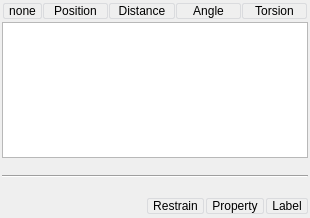
<?xml version="1.0" encoding="UTF-8"?>
<ui version="4.0">
 <class>GeometryWorkPanel</class>
 <widget class="QWidget" name="GeometryWorkPanel">
  <property name="geometry">
   <rect>
    <x>0</x>
    <y>0</y>
    <width>310</width>
    <height>218</height>
   </rect>
  </property>
  <property name="windowTitle">
   <string>Geometry</string>
  </property>
  <property name="windowIcon">
   <iconset>
    <normaloff>:/images/StandardWP/geom_measure.png</normaloff>:/images/StandardWP/geom_measure.png</iconset>
  </property>
  <property name="styleSheet">
   <string notr="true"> QPushButton {
     border: 1px solid #dadbde;
     background-color: qlineargradient(x1: 0, y1: 0, x2: 0, y2: 1,
                                       stop: 0 #dadbde, stop: 1 #f6f7fa);
     border-radius: 2px;
     padding-right: 5px;
     padding-left: 5px;
     padding-top: 0.3em;
     padding-bottom: 0.3em;
 }

 QPushButton:pressed {
     border: 2px solid #777777;
 }

 QPushButton:checked {
     border: 2px solid #777777;
 }</string>
  </property>
  <layout class="QVBoxLayout" name="verticalLayout">
   <property name="spacing">
    <number>2</number>
   </property>
   <property name="margin">
    <number>2</number>
   </property>
   <item>
    <widget class="QFrame" name="frame">
     <property name="sizePolicy">
      <sizepolicy hsizetype="Preferred" vsizetype="Maximum">
       <horstretch>0</horstretch>
       <verstretch>0</verstretch>
      </sizepolicy>
     </property>
     <property name="frameShape">
      <enum>QFrame::NoFrame</enum>
     </property>
     <property name="frameShadow">
      <enum>QFrame::Raised</enum>
     </property>
     <layout class="QHBoxLayout">
      <property name="spacing">
       <number>1</number>
      </property>
      <property name="margin">
       <number>1</number>
      </property>
      <item>
       <widget class="QPushButton" name="PBNone">
        <property name="focusPolicy">
         <enum>Qt::NoFocus</enum>
        </property>
        <property name="text">
         <string>none</string>
        </property>
        <property name="checkable">
         <bool>true</bool>
        </property>
       </widget>
      </item>
      <item>
       <widget class="QPushButton" name="PBPosition">
        <property name="sizePolicy">
         <sizepolicy hsizetype="MinimumExpanding" vsizetype="Fixed">
          <horstretch>0</horstretch>
          <verstretch>0</verstretch>
         </sizepolicy>
        </property>
        <property name="focusPolicy">
         <enum>Qt::NoFocus</enum>
        </property>
        <property name="text">
         <string>Position</string>
        </property>
        <property name="checkable">
         <bool>true</bool>
        </property>
        <property name="checked">
         <bool>false</bool>
        </property>
        <property name="autoExclusive">
         <bool>false</bool>
        </property>
        <property name="flat">
         <bool>true</bool>
        </property>
       </widget>
      </item>
      <item>
       <widget class="QPushButton" name="PBDistance">
        <property name="sizePolicy">
         <sizepolicy hsizetype="MinimumExpanding" vsizetype="Fixed">
          <horstretch>0</horstretch>
          <verstretch>0</verstretch>
         </sizepolicy>
        </property>
        <property name="focusPolicy">
         <enum>Qt::NoFocus</enum>
        </property>
        <property name="text">
         <string>Distance</string>
        </property>
        <property name="checkable">
         <bool>true</bool>
        </property>
        <property name="checked">
         <bool>false</bool>
        </property>
        <property name="autoExclusive">
         <bool>false</bool>
        </property>
        <property name="flat">
         <bool>true</bool>
        </property>
       </widget>
      </item>
      <item>
       <widget class="QPushButton" name="PBAngle">
        <property name="sizePolicy">
         <sizepolicy hsizetype="MinimumExpanding" vsizetype="Fixed">
          <horstretch>0</horstretch>
          <verstretch>0</verstretch>
         </sizepolicy>
        </property>
        <property name="focusPolicy">
         <enum>Qt::NoFocus</enum>
        </property>
        <property name="text">
         <string>Angle</string>
        </property>
        <property name="checkable">
         <bool>true</bool>
        </property>
        <property name="checked">
         <bool>false</bool>
        </property>
        <property name="autoExclusive">
         <bool>false</bool>
        </property>
        <property name="flat">
         <bool>true</bool>
        </property>
       </widget>
      </item>
      <item>
       <widget class="QPushButton" name="PBTorsion">
        <property name="sizePolicy">
         <sizepolicy hsizetype="MinimumExpanding" vsizetype="Fixed">
          <horstretch>0</horstretch>
          <verstretch>0</verstretch>
         </sizepolicy>
        </property>
        <property name="focusPolicy">
         <enum>Qt::NoFocus</enum>
        </property>
        <property name="text">
         <string>Torsion</string>
        </property>
        <property name="checkable">
         <bool>true</bool>
        </property>
        <property name="checked">
         <bool>false</bool>
        </property>
        <property name="autoExclusive">
         <bool>false</bool>
        </property>
        <property name="flat">
         <bool>true</bool>
        </property>
       </widget>
      </item>
     </layout>
    </widget>
   </item>
   <item>
    <widget class="QTreeView" name="listView">
     <property name="sizePolicy">
      <sizepolicy hsizetype="Preferred" vsizetype="Expanding">
       <horstretch>0</horstretch>
       <verstretch>0</verstretch>
      </sizepolicy>
     </property>
     <property name="focusPolicy">
      <enum>Qt::NoFocus</enum>
     </property>
     <property name="rootIsDecorated">
      <bool>false</bool>
     </property>
     <property name="itemsExpandable">
      <bool>false</bool>
     </property>
    </widget>
   </item>
   <item>
    <widget class="QStackedWidget" name="stackedWidget">
     <property name="sizePolicy">
      <sizepolicy hsizetype="Preferred" vsizetype="Maximum">
       <horstretch>0</horstretch>
       <verstretch>0</verstretch>
      </sizepolicy>
     </property>
     <property name="currentIndex">
      <number>0</number>
     </property>
     <widget class="QWidget" name="page_0">
      <layout class="QHBoxLayout" name="horizontalLayout_4">
       <property name="margin">
        <number>0</number>
       </property>
       <item>
        <widget class="QFrame" name="frame_2">
         <property name="frameShape">
          <enum>QFrame::HLine</enum>
         </property>
         <property name="frameShadow">
          <enum>QFrame::Sunken</enum>
         </property>
        </widget>
       </item>
      </layout>
     </widget>
     <widget class="QWidget" name="page_2">
      <layout class="QHBoxLayout" name="horizontalLayout_3">
       <item>
        <widget class="QLabel" name="label_2">
         <property name="sizePolicy">
          <sizepolicy hsizetype="Maximum" vsizetype="Maximum">
           <horstretch>0</horstretch>
           <verstretch>0</verstretch>
          </sizepolicy>
         </property>
         <property name="text">
          <string>X:  </string>
         </property>
        </widget>
       </item>
       <item>
        <widget class="QQuantityLineEdit" name="positionXLE">
         <property name="frame">
          <bool>false</bool>
         </property>
         <property name="alignment">
          <set>Qt::AlignRight|Qt::AlignTrailing|Qt::AlignVCenter</set>
         </property>
         <property name="readOnly">
          <bool>true</bool>
         </property>
        </widget>
       </item>
       <item>
        <widget class="QLabel" name="label_3">
         <property name="sizePolicy">
          <sizepolicy hsizetype="Maximum" vsizetype="Maximum">
           <horstretch>0</horstretch>
           <verstretch>0</verstretch>
          </sizepolicy>
         </property>
         <property name="text">
          <string>Y:</string>
         </property>
        </widget>
       </item>
       <item>
        <widget class="QQuantityLineEdit" name="positionYLE">
         <property name="frame">
          <bool>false</bool>
         </property>
         <property name="alignment">
          <set>Qt::AlignRight|Qt::AlignTrailing|Qt::AlignVCenter</set>
         </property>
         <property name="readOnly">
          <bool>true</bool>
         </property>
        </widget>
       </item>
       <item>
        <widget class="QLabel" name="label_4">
         <property name="sizePolicy">
          <sizepolicy hsizetype="Maximum" vsizetype="Maximum">
           <horstretch>0</horstretch>
           <verstretch>0</verstretch>
          </sizepolicy>
         </property>
         <property name="text">
          <string>Z:</string>
         </property>
        </widget>
       </item>
       <item>
        <widget class="QQuantityLineEdit" name="positionZLE">
         <property name="frame">
          <bool>false</bool>
         </property>
         <property name="alignment">
          <set>Qt::AlignRight|Qt::AlignTrailing|Qt::AlignVCenter</set>
         </property>
         <property name="readOnly">
          <bool>true</bool>
         </property>
        </widget>
       </item>
      </layout>
     </widget>
     <widget class="QWidget" name="page_1">
      <layout class="QHBoxLayout" name="horizontalLayout_2">
       <item>
        <widget class="QLabel" name="label">
         <property name="sizePolicy">
          <sizepolicy hsizetype="Maximum" vsizetype="Maximum">
           <horstretch>0</horstretch>
           <verstretch>0</verstretch>
          </sizepolicy>
         </property>
         <property name="text">
          <string>Value:  </string>
         </property>
        </widget>
       </item>
       <item>
        <widget class="QQuantityLineEdit" name="valueLE">
         <property name="frame">
          <bool>false</bool>
         </property>
         <property name="alignment">
          <set>Qt::AlignRight|Qt::AlignTrailing|Qt::AlignVCenter</set>
         </property>
         <property name="readOnly">
          <bool>true</bool>
         </property>
        </widget>
       </item>
      </layout>
     </widget>
    </widget>
   </item>
   <item>
    <layout class="QHBoxLayout" name="horizontalLayout">
     <item>
      <spacer name="horizontalSpacer">
       <property name="orientation">
        <enum>Qt::Horizontal</enum>
       </property>
       <property name="sizeHint" stdset="0">
        <size>
         <width>40</width>
         <height>20</height>
        </size>
       </property>
      </spacer>
     </item>
     <item>
      <widget class="QPushButton" name="PBRestrainDAT">
       <property name="sizePolicy">
        <sizepolicy hsizetype="Minimum" vsizetype="Maximum">
         <horstretch>0</horstretch>
         <verstretch>0</verstretch>
        </sizepolicy>
       </property>
       <property name="focusPolicy">
        <enum>Qt::NoFocus</enum>
       </property>
       <property name="toolTip">
        <string>Add restarint with current value</string>
       </property>
       <property name="text">
        <string>Restrain</string>
       </property>
      </widget>
     </item>
     <item>
      <widget class="QPushButton" name="PBPropertyDAT">
       <property name="text">
        <string>Property</string>
       </property>
      </widget>
     </item>
     <item>
      <widget class="QPushButton" name="PBLabelDAT">
       <property name="sizePolicy">
        <sizepolicy hsizetype="Minimum" vsizetype="Maximum">
         <horstretch>0</horstretch>
         <verstretch>0</verstretch>
        </sizepolicy>
       </property>
       <property name="focusPolicy">
        <enum>Qt::NoFocus</enum>
       </property>
       <property name="toolTip">
        <string>Show coresponding label</string>
       </property>
       <property name="text">
        <string>Label</string>
       </property>
      </widget>
     </item>
    </layout>
   </item>
  </layout>
 </widget>
 <customwidgets>
  <customwidget>
   <class>QQuantityLineEdit</class>
   <extends>QLineEdit</extends>
   <header>QuantityLineEdit.hpp</header>
  </customwidget>
 </customwidgets>
 <resources/>
 <connections/>
</ui>
